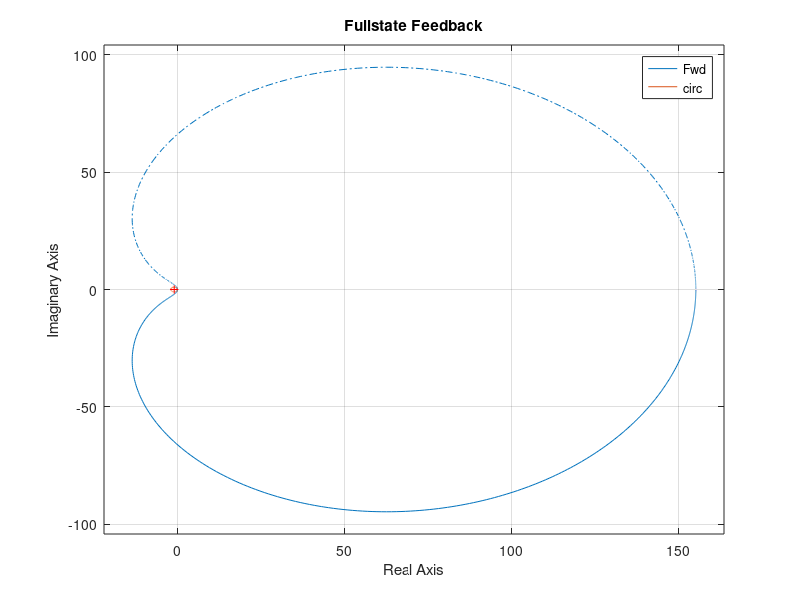

MATLAB code to generate this figure:
%% Previously calculated ss values
A = [-3 1 0; 1 -2 1; 0 1 -3];
B = [1; 0; 0];
C = [0 0 1];

%% Renumbered Matrices
T = [0 0 1; 0 1 0; 1 0 0];
A = T*A*inv(T);
B = T*B;
C = C*T;
plant = ss(A,B,C,0);

%% Fullstate Feedback
poles = [-10+5j, -10-5j, -15];
G = place(A, B, poles)
Ac = A-B*G;
Bnum = inv(C*inv(Ac)*B)*C*inv(Ac);
E = [-3; 1; 0];
G0 = Bnum*E;
Fwd = ss(A,B,G,0);
circ = tf(-2,[1 1]);
figure(1)
nyquist(Fwd,circ),title('Fullstate Feedback')
